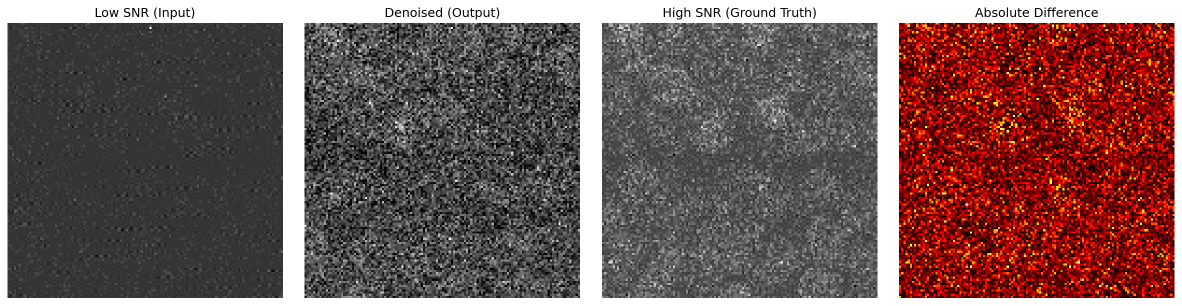
#> input picture grid maker/a/comparison_frame_0000.png, 2363 x 611 px (shown at 1/2 size)
$ python grid.py
#> lines starting #> are read from the running program, lines starting #| are printed output that depends on the picture; pictures that were not available may be replaced by others from this repository, and a replacement may not be noted
import os
from PIL import Image

def combine_cropped_images(folder_paths, output_path="final_result.png", max_images=8):
    """
    Combines the last 25% of the width of PNG images from 3 folders into a single image grid.

    Args:
        folder_paths (list[str]): List of 3 folder paths containing PNG files.
        output_path (str): Path to save the final combined PNG.
        max_images (int): Number of image rows (4–8 recommended).
    """
#> called with output_path = 'final_result.png', max_images = 6
    assert len(folder_paths) == 3, "Exactly 3 folders must be provided."

    # --- Step 1: Collect PNG files from each folder ---
    all_images = []
    for folder in folder_paths:
        png_files = [os.path.join(folder, f) for f in sorted(os.listdir(folder)) if f.lower().endswith(".png")]
        all_images.append(png_files[:max_images])  # take only up to max_images
#> pass 2 of the loop in combine_cropped_images, `for folder in folder_paths:`:
#> pass 3 of the loop in combine_cropped_images, `for folder in folder_paths:`:

    # --- Step 2: Crop last 25% of width for each image ---
    cropped_images = []
    for i in range(max_images):
        row_images = []
        for folder_index in range(3):
            try:
                img_path = all_images[folder_index][i]
            except IndexError:
                continue  # if a folder has fewer images, skip

            img = Image.open(img_path).convert("RGBA")
#> img is the input picture: PIL image 2363x611 RGBA; mean R, G, B, A 115.3, 88.9, 86.2, 255
            w, h = img.size
#> w = 2363; h = 611
            left = int(w * 0.75)
#> left = 1772
            cropped = img.crop((left, 0, w, h))
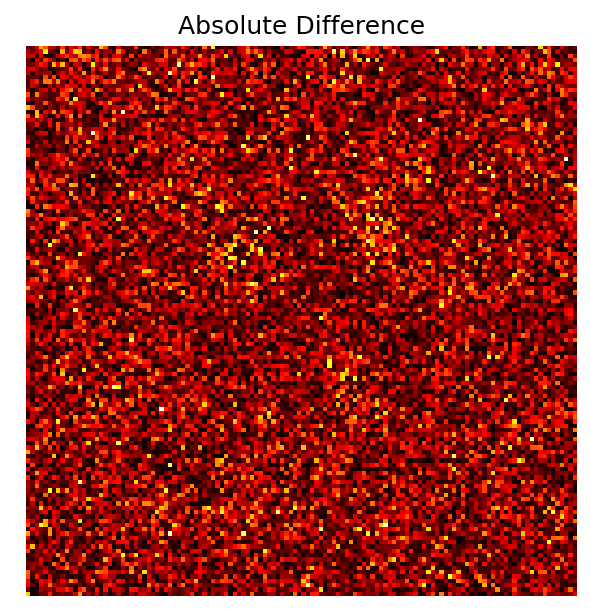
#> cropped: PIL image 591x611 RGBA; mean R, G, B, A 156.8, 51.2, 40.4, 255
            row_images.append(cropped)
        if row_images:
            cropped_images.append(row_images)
#> pass 2 of the loop in combine_cropped_images, `for i in range(max_images):`:
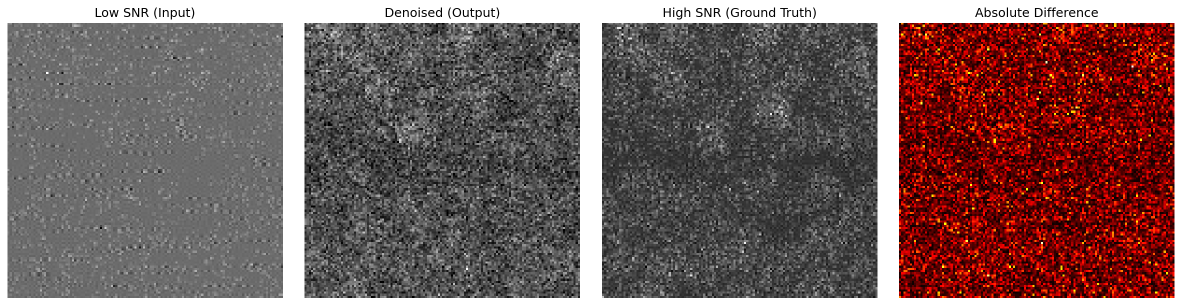
#> input picture grid maker/a/comparison_frame_0001.png, 2363 x 611 px (shown at 1/2 size)
#> in combine_cropped_images, img is the input picture: PIL image 2363x611 RGBA; mean R, G, B, A 120.3, 96.5, 95.2, 255
#> in combine_cropped_images, `cropped = img.crop((left, 0, w, h))`:
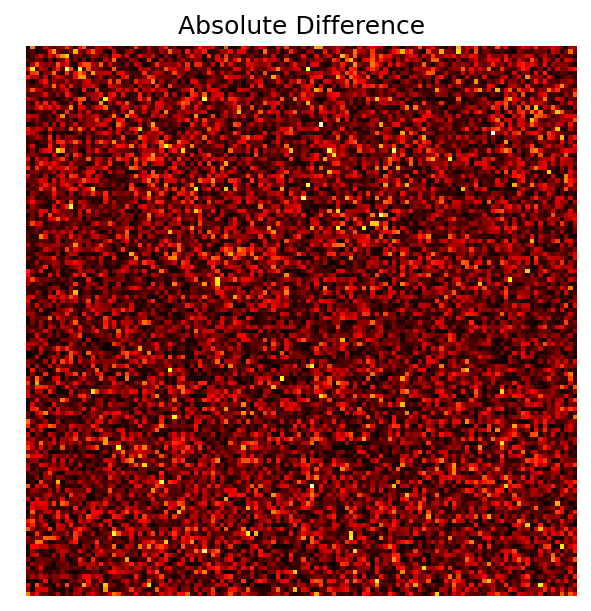
#> cropped: PIL image 591x611 RGBA; mean R, G, B, A 140.7, 45.5, 40.2, 255
#> pass 3 of the loop in combine_cropped_images, `for i in range(max_images):`:
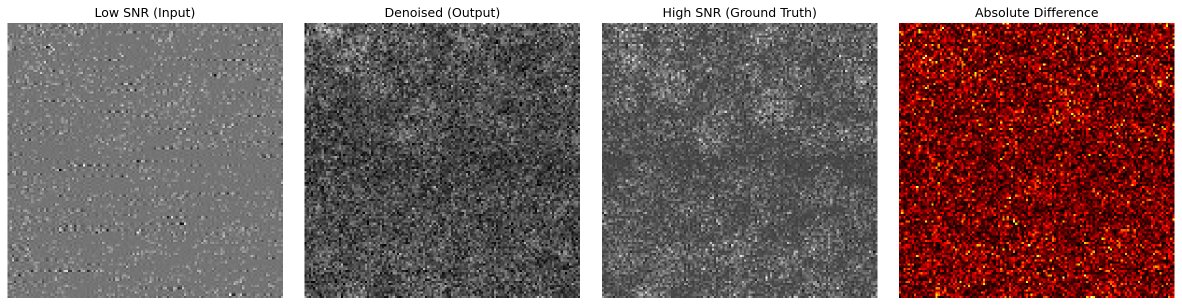
#> input picture grid maker/a/comparison_frame_0002.png, 2363 x 611 px (shown at 1/2 size)
#> in combine_cropped_images, img is the input picture: PIL image 2363x611 RGBA; mean R, G, B, A 125.5, 101.9, 100.5, 255
#> in combine_cropped_images, `cropped = img.crop((left, 0, w, h))`:
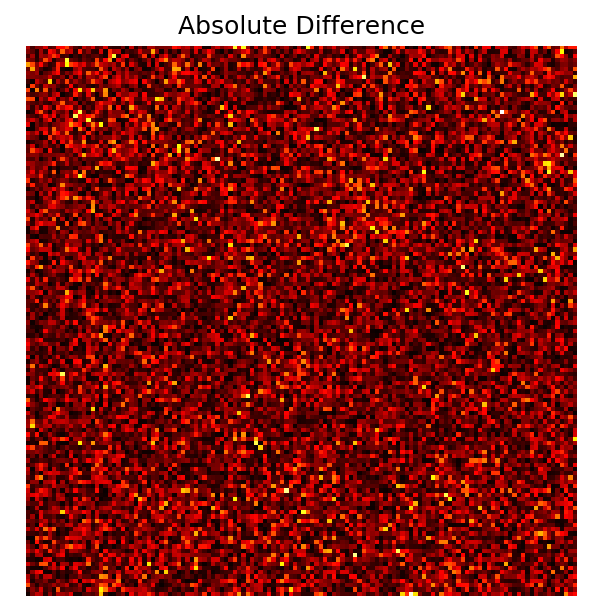
#> cropped: PIL image 591x611 RGBA; mean R, G, B, A 140.1, 45.7, 40.2, 255
#> the loop made 6 passes; the first 3 are shown

    if not cropped_images:
        print("No valid images found. Check your folder paths.")
        return

    # --- Step 3: Determine max height and width for layout ---
    row_heights = [max(img.height for img in row) for row in cropped_images]
    row_widths = [sum(img.width for img in row) for row in cropped_images]

    total_height = sum(row_heights)
    max_width = max(row_widths)

    # --- Step 4: Create final image ---
    final_image = Image.new("RGBA", (max_width, total_height), (255, 255, 255, 255))
#> final_image: PIL image 1479x4888 RGBA; every value is 255

    y_offset = 0
    for row_idx, row in enumerate(cropped_images):
        x_offset = 0
        for img in row:
            # Align top of row
            final_image.paste(img, (x_offset, y_offset))
            x_offset += img.width
        y_offset += row_heights[row_idx]
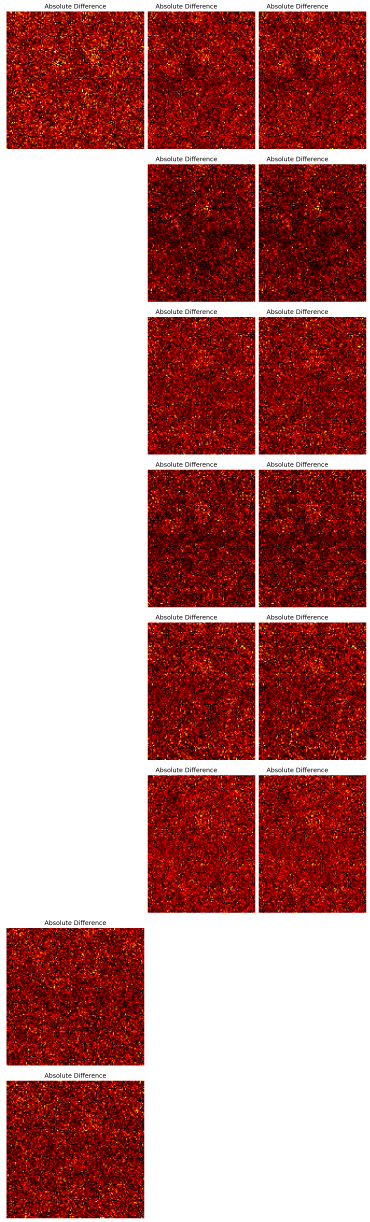
#> final_image: PIL image 1479x4888 RGBA (shown at 1/4 size); mean R, G, B, A 184.4, 125.2, 122.2, 255

    # --- Step 5: Save the result ---
    final_image.save(output_path)
    print(f"✅ Combined image saved as: {output_path}")


# Example usage
if __name__ == "__main__":
    folder1 = "a"
    folder2 = "b"
    folder3 = "c"

    combine_cropped_images([folder1, folder2, folder3], "final_result.png", max_images=6)
